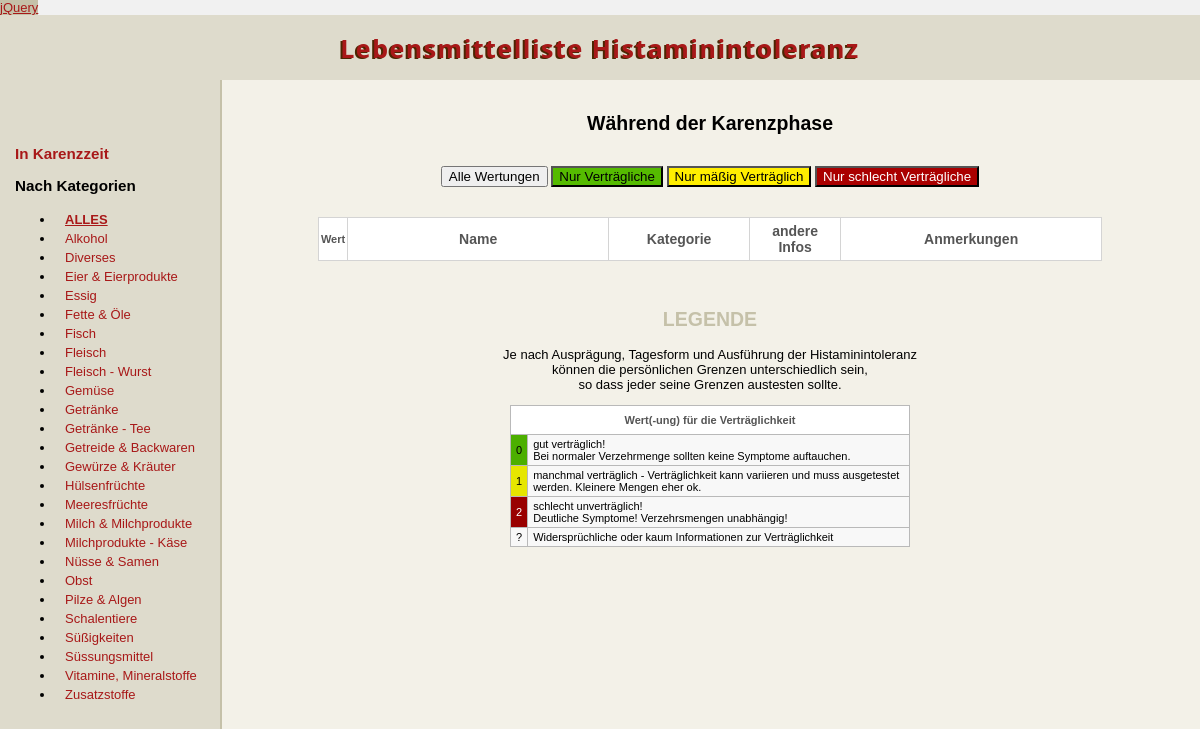
Page /ZEUG/test.php?katid=karenz on the committed database.
### tables this page shows
CREATE TABLE `kategorie` (
  `KatID` int(3) NOT NULL,
  `KatName` varchar(100) NOT NULL
);

### ZEUG/test.php (the view, shortened to what this page needs)
<?php
require_once ("connect.php");
$sql_get_kat_list =
	'SELECT *
	FROM kategorie';
$result_get_kat_list = mysqli_query($connect_hit, $sql_get_kat_list);
$kat_list = '<li> <a href="./test.php" style="font-weight:900;"> <u>ALLES</u> </a> </li>';
while($row_kat_list = mysqli_fetch_array($result_get_kat_list)) {
	$kat_list.= '<li> <a href="./test.php?katid='.$row_kat_list['KatID'].'">'.$row_kat_list['KatName'].'</a> </li>';
	}
?><!DOCTYPE html>
<html lang="en-US">
<head>
		<link rel="stylesheet" href="./style.css">
</head>
<body>
    <a href="http://jquery.com/">jQuery</a>
<div id='wrapper'>
	<div id='top'>
		<div id='toptext'>
			Lebensmittelliste Histaminintoleranz
		</div>
	</div>
		<div id="sidenav" >
			<div id="sidenavinner">
				<h3 class="left" style="white-space: nowrap;"> <a href="./test.php?katid=karenz" style="margin:0;padding:0;" >In Karenzzeit</a> </h3>
				<h3 class="left" style="white-space: nowrap;"> Nach Kategorien </h3>
					<ul>
						<?php echo $kat_list; ?>
					</ul>
			</div>
		</div>
	<div class='w3-main' id='belowtopnav' style='margin-left:220px;'>
		<div>
			<div id='main' >
				<div id='dynamic_table' >
				<?php	include "scripts.php";	?>
				</div>
				<br>
				<h2 style="color:#c5c1a9;">LEGENDE</h2>
				<p > Je nach Ausprägung, Tagesform und Ausführung der Histaminintoleranz
				<br>können die persönlichen Grenzen unterschiedlich sein, <br>
				so dass jeder seine Grenzen austesten sollte.
				</p>
				<table class="list2" style="margin:auto;">
					<tr>
					 <td colspan="2"> Wert(-ung) für die Verträglichkeit</td>
					</tr>
					<tr>
					 <td style='background-color:#4caf00;font-weight:500;padding: 0px 3px;'> 0 </td>
					 <td style="text-align:left;" > gut verträglich! <br> Bei normaler Verzehrmenge sollten keine Symptome auftauchen.</td>
					</tr>
					<tr>
					 <td style='background-color:#e6e600;font-weight:500;'> 1 </td>
					 <td style="text-align:left;" > manchmal verträglich - Verträglichkeit kann variieren und muss ausgetestet werden. Kleinere Mengen eher ok. </td>
					</tr>
					<tr>
					 <td style='background-color:#990000;color:#ffffff;font-weight:500;'> 2 </td>
					 <td style="text-align:left;" > schlecht unverträglich!  <br> Deutliche Symptome!  Verzehrsmengen unabhängig!</td>
					</tr>
					<tr>
					 <td>?</td>
					 <td style="text-align:left;" > Widersprüchliche oder kaum Informationen zur Verträglichkeit </td>
					</tr>
				</table>
				<br>
				<br>
			</div>
		</div>
	</div>
</div>
</body>
</html>

### style.css (style rules this page uses)
a ,a:visited { color:#a81818; }
html { background-color: #f1f1f1; min-height: 100%; height: 100%; font-family: Arial,sans-serif; font-size:13px; }
body { margin:0; padding:0; height: 100%; min-height: 100%; }
#wrapper { position:relative; min-height: 100%; background-color: #f3f1e8; background-position: center; background-repeat: no-repeat; background-size: cover; background-attachment: fixed; }
#top { position:relative; background-color:#ffffff; height:65px; line-height:50px; overflow:hidden; z-index:2; background-color:#dedbcc; background-position: center; background-repeat: no-repeat; background-size: cover; font-family: "Segoe UI",Arial,sans-serif; }
#belowtopnav { min-height: 400px; }
#sidenav { z-index:1; position:absolute; top:0; height:100%; width:220px; border-right:2px solid #c5c1a9; background-color:#dedbcc; }
#sidenavinner { padding-top:115px; padding-left:15px; background-color:transparent; width:200px; overflow-y:auto; overflow-x:hidden; }
#toptext { padding-top:8px; text-align:center; letter-spacing: 1.5px; font-size:25px; color:#a81818; text-shadow: -2px 1px #4b2602; font-weight: 700; }
#sidenavinner a { display:inline-block; padding:2px 10px; text-decoration:none; }
#main { padding:16px;transition:margin-left 0s;text-align:center; }
table.list2 { border-collapse:collapse; background-color:#F8F8F8; font-size:11px; width: 400px; vertical-align:middle; }
table.list2 tr:nth-child(1) td { background-color:#ffffff; color:#555555; padding:8px; font-weight:700; }
table.list2 td { border:1px solid #b9b9b9; text-align:center; padding:3px 5px; vertical-align:middle; }

### rows in the picture
kategorie: KatName "Alkohol"
kategorie: KatName "Diverses"
kategorie: KatName "Eier & Eierprodukte"
kategorie: KatName "Essig"
kategorie: KatName "Fette & Öle"
kategorie: KatName "Fisch"
kategorie: KatName "Fleisch"
kategorie: KatName "Fleisch - Wurst"
kategorie: KatName "Gemüse"
kategorie: KatName "Getränke"
kategorie: KatName "Getränke - Tee"
kategorie: KatName "Getreide & Backwaren"
kategorie: KatName "Gewürze & Kräuter"
kategorie: KatName "Hülsenfrüchte"
kategorie: KatName "Meeresfrüchte"
kategorie: KatName "Milch & Milchprodukte"
kategorie: KatName "Milchprodukte - Käse"
kategorie: KatName "Nüsse & Samen"
kategorie: KatName "Obst"
kategorie: KatName "Pilze & Algen"
kategorie: KatName "Schalentiere"
kategorie: KatName "Süßigkeiten"
kategorie: KatName "Süssungsmittel"
kategorie: KatName "Vitamine, Mineralstoffe"
kategorie: KatName "Zusatzstoffe"

### other values in the picture
$page_title "Während der Karenzphase"
